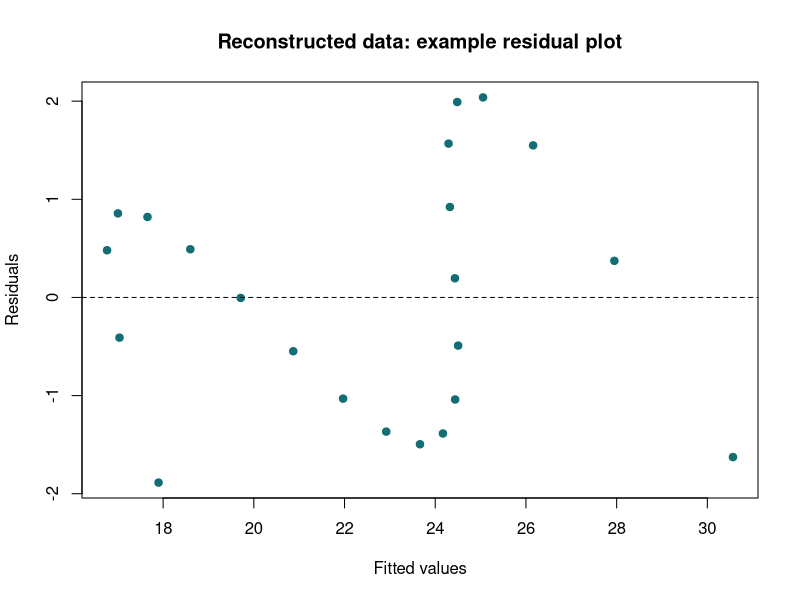

This figure's R source:
## ---- chunk 1
# W13B — 모형 두 개를 같은 자료에서 비교합니다.
# 저자 자료: https://www1.aucegypt.edu/faculty/hadi/RABE6/Data6/Advertising.txt
# 이 코드는 원본 관측값 대신 평균과 중심화 교차곱을 사용합니다.
# 22행으로 재구성하면 회귀계수, SSE, R², AIC가 원자료 적합과 일치합니다.
# 각 행과 잔차 그림은 재구성 예시이므로 실제 관측의 잔차 진단에는 쓰지 않습니다.
fields <- c("St", "At", "Pt", "Et", "At.1", "Pt.1")
means <- c(22.4757913636364, 1.75295727272727, .754545454545455,
           .493181818181818, 1.79609681818182, .709090909090909)
centered <- matrix(c(
  335.450487263659, -6.21691333321818, 21.0676973636364, 9.49185510454545, -10.4977151208045, -2.13067927272728,
  -6.21691333321818, 3.96785820943636, -1.51410872727273, -.163619909090909, -.522818265290909, -2.20880845454545,
  21.0676973636364, -1.51410872727273, 4.53454545454545, .0851818181818182, -1.26574018181818, -1.41090909090909,
  9.49185510454545, -.163619909090909, .0851818181818182, .408477272727273, -.199784377272727, .297363636363636,
  -10.4977151208045, -.522818265290909, -1.26574018181818, -.199784377272727, 3.52778954927727, -1.50227836363636,
  -2.13067927272728, -2.20880845454545, -1.41090909090909, .297363636363636, -1.50227836363636, 4.99818181818182
), 6, 6, byrow = TRUE)
ad <- as.data.frame(sweep(poly(seq_len(22), length(fields)) %*% chol(centered), 2, means, "+"))
names(ad) <- fields

compare_models <- function(drop_term, data = ad) {
  # drop_term은 완전모형에서 뺄 변수 이름입니다.
  predictors <- setdiff(fields, "St")
  stopifnot(length(drop_term) == 1L, drop_term %in% predictors)
  common <- data[complete.cases(data[fields]), fields]
  full <- lm(reformulate(predictors, "St"), data = common)
  reduced <- lm(reformulate(setdiff(predictors, drop_term), "St"), data = common)
  stopifnot(identical(rownames(model.frame(full)), rownames(model.frame(reduced))))
  measures <- function(fit) {
    c(n = nobs(fit), p = length(coef(fit)), SSE = deviance(fit),
      R2 = summary(fit)$r.squared, Adj_R2 = summary(fit)$adj.r.squared, AIC = AIC(fit))
  }
  list(table = rbind(Full = measures(full), Reduced = measures(reduced)),
       full = full, reduced = reduced)
}
## ---- chunk 2
drop_term <- "At"
comparison <- compare_models(drop_term)
print(round(comparison$table, 4))
print(c(Full_Pt = unname(coef(comparison$full)["Pt"]),
        Reduced_Pt = unname(coef(comparison$reduced)["Pt"])))
plot(fitted(comparison$reduced), resid(comparison$reduced),
     xlab = "Fitted values", ylab = "Residuals",
     main = "Reconstructed data: example residual plot",
     pch = 19, col = "#136D74")
abline(h = 0, lty = 2)
